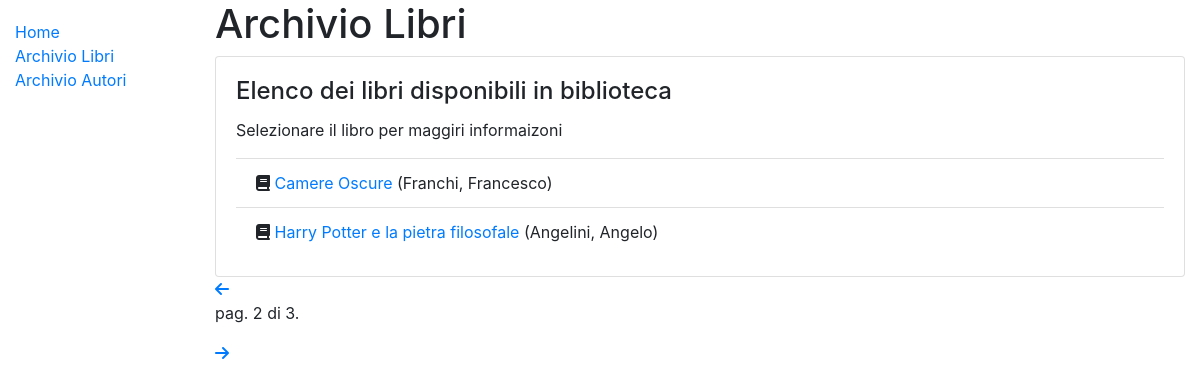
The app's page /catalog/books/?page=2 with its own data.
### catalog/models.py (models this page shows, shortened)
class Book(models.Model):
    title = models.CharField(max_length=200)
    author = models.ForeignKey('Author', on_delete=models.SET_NULL, null=True)
    summary = models.TextField(max_length=1000, help_text='Enter a brief description of the book')
    isbn = models.CharField('ISBN', max_length=13, help_text='13 Character <a href="https://www.isbn-international.org/content/what-isbn">ISBN number</a>')
    genre = models.ManyToManyField(Genre, help_text='Select a genre for this book')
    def get_absolute_url(self):
        return reverse('book-detail', args=[str(self.id)])
    def display_genre(self):
        """Create a string for the Genre. This is required to display genre in Admin."""
        return ', '.join(genre.name for genre in self.genre.all()[:3])
    display_genre.short_description = 'Genre'

class Author(models.Model):
    first_name = models.CharField(max_length=100)
    last_name = models.CharField(max_length=100)
    date_of_birth = models.DateField(null=True, blank=True)
    date_of_death = models.DateField('Died', null=True, blank=True)
    class Meta:
        ordering = ['last_name', 'first_name']
    def __str__(self):
        return f'{self.last_name}, {self.first_name}'

### catalog/views.py (the view)
# urls.py: path('books/', views.BookListView.as_view(), name='books'),
class BookListView(generic.ListView):
    model = Book
    paginate_by = 2

### catalog/templates/catalog/book_list.html
{% extends "base_generic.html" %}
{% block content %}
<h1>Archivio Libri</h1>
{% if book_list %}
<div class="card">
  <div class="card-body">
    <h4 class="card-title">Elenco dei libri disponibili in biblioteca</h4>
    <p class="card-text">Selezionare il libro per maggiri informaizoni</p>
    <ul class="list-group list-group-flush">
      {% for book in book_list %}
      <li class="list-group-item">
        <i class="fas fa-book"></i> <a href="{{ book.get_absolute_url }}">{{ book.title }}</a> ({{book.author}})
      </li>
      {% endfor %}
    </ul>
  </div>
</div>
{% else %}
<p>There are no books in the library.</p>
{% endif %}
{% endblock %}

### records on screen
Book: title "Camere Oscure", author "Franchi, Francesco"
Book: title "Harry Potter e la pietra filosofale", author "Angelini, Angelo"

### other values on screen
{{ page_obj.number }} "2"
{{ page_obj.paginator.num_pages }} "3"
